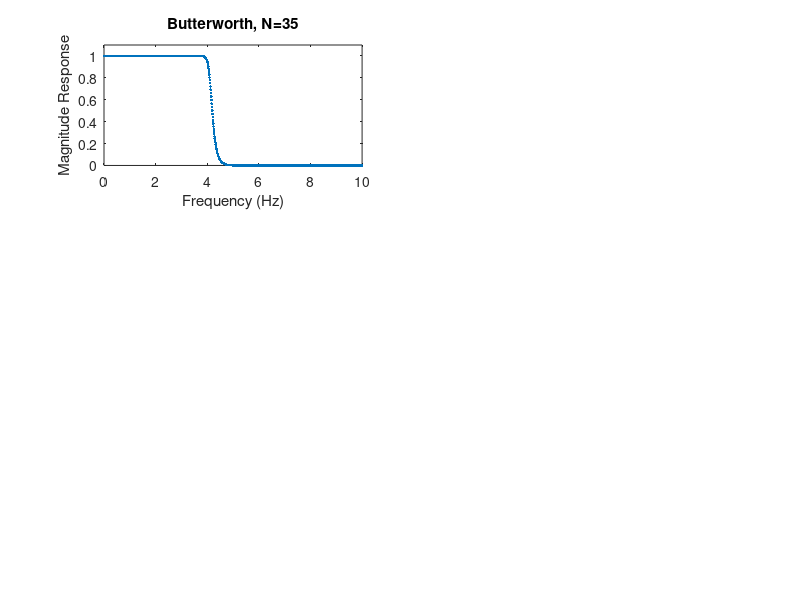

Reproduce this figure in MATLAB. (Note: this script raises an error after producing the figure.)
clear; close('all');

%% Filter specifications (lowpass)
% Passband/stopband frequencies in Hz
fp = 4; fs = 4.5;
Wp = 2*pi*fp; Ws = 2*pi*fs;
% Passband/stopband attenuation
Gp = 0.95; Gs = 0.05;
Rp = -20*log10(Gp);
Rs = -20*log10(Gs);
ep = sqrt(1/(Gp*Gp) - 1); es = sqrt(1/(Gs*Gs) - 1); 

%% Butterworth
% Compute filter order and 3dB cutoff frequency
[N,Wc] = buttord(Wp,Ws,Rp,Rs,'s');
[B,A] = butter(N,Wc,'s');
W = linspace(0,2*pi*10,1000);
% Evaluate magnitude response
H = freqs(B,A,W);
% Approximate group delay by differencing unwrapped phase response
grpdelay = -diff(unwrap(angle(H)))./diff(W);
figure(1)
subplot(321)
plot(W/(2*pi),abs(H),'.')
xlabel('Frequency (Hz)'); ylabel('Magnitude Response');
title_string = ['Butterworth, ',sprintf('N=%2d',N)];
title(title_string);
axis([0,10,0,1.1]); modify_figure; grid on;
subplot(322)
plot(W(2:end)/(2*pi),grpdelay,'.')
xlabel('Frequency (Hz)'); ylabel('Group Delay (s)');
axis([0,10,0,2.5]); modify_figure; grid on;

%% Chebyshev Type I
% Compute filter order and revised passband frequency
[N,Wpnew] = cheb1ord(Wp,Ws,Rp,Rs,'s');
[B,A] = cheby1(N,Rp,Wpnew,'s');
H = freqs(B,A,W);
grpdelay = -diff(unwrap(angle(H)))./diff(W);
figure(1)
subplot(323)
plot(W/(2*pi),abs(H),'.')
xlabel('Frequency (Hz)'); ylabel('Magnitude Response');
title_string = ['Chebyshev Type I, ',sprintf('N=%2d',N)];
title(title_string);
axis([0,10,0,1.1]); modify_figure; grid on;
subplot(324)
plot(W(2:end)/(2*pi),grpdelay,'.')
xlabel('Frequency (Hz)'); ylabel('Group Delay (s)');
axis([0,10,0,2.5]); modify_figure; grid on;

%% Chebyshev Type II
% Compute filter order and revised stopband frequency
[N,Wsnew] = cheb2ord(Wp,Ws,Rp,Rs,'s');
[B,A] = cheby2(N,Rs,Wsnew,'s');
H = freqs(B,A,W);
grpdelay = -diff(unwrap(angle(H)))./diff(W);
figure(1)
subplot(325)
plot(W/(2*pi),abs(H),'.')
xlabel('Frequency (Hz)'); ylabel('Magnitude Response');
title_string = ['Chebyshev Type II, ',sprintf('N=%2d',N)];
title(title_string);
axis([0,10,0,1.1]); modify_figure; grid on;
subplot(326)
plot(W(2:end)/(2*pi),grpdelay,'.')
xlabel('Frequency (Hz)'); ylabel('Group Delay (s)');
axis([0,10,0,2.5]); modify_figure; grid on;

%% Elliptic
% Compute filter order and revised passband frequency
[N,Wpnew] = ellipord(Wp,Ws,Rp,Rs,'s');
[B,A] = ellip(N,Rp,Rs,Wpnew,'s');
H = freqs(B,A,W);
grpdelay = -diff(unwrap(angle(H)))./diff(W);
figure(2)
subplot(321)
plot(W/(2*pi),abs(H),'.')
xlabel('Frequency (Hz)'); ylabel('Magnitude Response');
title_string = ['Elliptic, ',sprintf('N=%2d',N)];
title(title_string);
axis([0,10,0,1.1]); modify_figure; grid on;
subplot(322)
plot(W(2:end)/(2*pi),grpdelay,'.')
xlabel('Frequency (Hz)'); ylabel('Group Delay (s)');
axis([0,10,0,2.5]); modify_figure; grid on;

%% Bessel
% Filter order chosen arbitrarily, no control over magnitude response
N = 25;
[B,A] = besself(N,Wp);
H = freqs(B,A,W);
grpdelay = -diff(unwrap(angle(H)))./diff(W);
figure(2)
subplot(323)
plot(W/(2*pi),abs(H),'.')
xlabel('Frequency (Hz)'); ylabel('Magnitude Response');
title_string = ['Bessel, ',sprintf('N=%2d',N)];
title(title_string);
axis([0,10,0,1.1]); modify_figure; grid on;
subplot(324)
plot(W(2:end)/(2*pi),grpdelay,'.')
xlabel('Frequency (Hz)'); ylabel('Group Delay (s)');
axis([0,10,0,2.5]); modify_figure; grid on;
